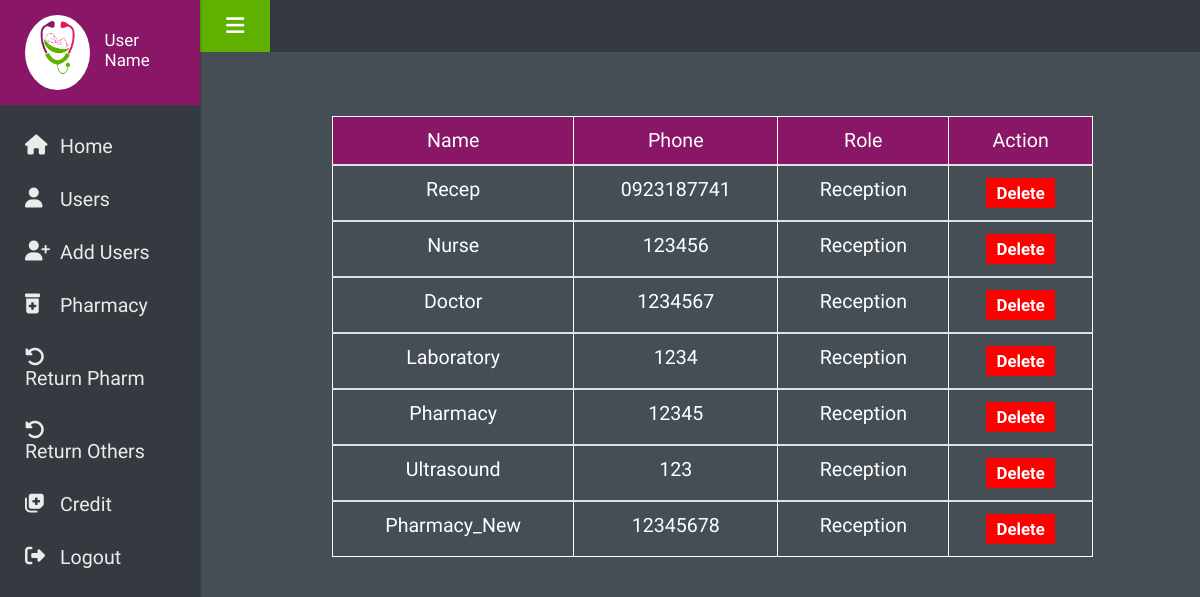
Screenshot of /Users/Admin/user.php (signed in) with the database file from the repository.
### tables this page shows
CREATE TABLE `users` (
  `id` int(50) NOT NULL,
  `name` varchar(50) NOT NULL,
  `phone` varchar(50) NOT NULL,
  `password` varchar(50) NOT NULL,
  `role` int(50) NOT NULL
);

### Users/Admin/user.php (the view, shortened to what this page needs)
<?php
require '../../backend/db.php';
?>
<!DOCTYPE html>
<html lang="en">
	<head>
		<link
			rel="stylesheet"
			href="https://cdnjs.cloudflare.com/ajax/libs/font-awesome/6.2.0/css/all.min.css"
		/>
		<link rel="stylesheet" href="../styles/bootstrap.min.css" />
		<link rel="stylesheet" href="../styles/style.css" />
		<link rel="stylesheet" href="../styles/responsive.css" />
		<link rel="stylesheet" href="../styles/bootstrap-select.css" />
		<link rel="stylesheet" href="../styles/perfect-scrollbar.css" />
		<link rel="stylesheet" href="../styles/custom.css" />
	</head>
	<body class="dashboard dashboard_1">
		<div class="full_container">
			<div class="inner_container">
				<nav id="sidebar">
					<div class="sidebar_blog_1">
						<div class="sidebar_user_info">
							<div class="user_profle_side">
								<div class="user_img">
									<img
										class="img-responsive"
										src="../../img/logo.png"
										alt="#"
									/>
								</div>
								<div class="user_info">
									<h6>User Name</h6>
								</div>
							</div>
						</div>
					</div>
					<div class="sidebar_blog_2">
						<?php
							include './side_nav.php';
						?>
					</div>
				</nav>
				<div id="content">
					<div class="topbar">
						<nav class="navbar navbar-expand-lg navbar-light">
							<div class="full">
								<button
									type="button"
									id="sidebarCollapse"
									class="sidebar_toggle"
								>
									<i class="fa-solid fa-bars"></i>
								</button>
							</div>
						</nav>
					</div>
					<div class="midde_cont">
						<div class="container-fluid">
						<div class="info">
						</div>
							<?php
								$phone = $_SESSION['user'];
								$sql = "SELECT * FROM `users` WHERE `phone` != '$phone'";
								$res = $conn->query($sql);
								echo "
								<table class='table'>
								<thead>
									<th>Name</th>
									<th>Phone</th>
									<th>Role</th>
                                    <th>Action</th>
								</thead>
								";
								if($res){
									while($row = $res->fetch_assoc()){
										$name = $row['name'];
										$phone = $row['phone'];
										$role_temp = $row['role'];
										$id = $row['id'];
										if($role_temp == 1){
											$role = 'Admin';
										}else if($role_temp == 2){
											$role = 'Reception';
										}
										echo "
										<tbody>
									<tr>
										<td data-label='Name'>$name</td>
										<td data-label='Phone'>$phone</td>
										<td data-label='Role'>$role</td>
										<td data-label='Action' class='delete'>
                                            <a href='../../backend/delete.php?id=$id'>Delete</a>
                                        </td>
									</tr>
								</tbody>
										";
									}
								}
							?>
							</table>
						</div>
					</div>
				</div>
			</div>
		</div>
	</body>
</html>

### Users/styles/style.css (style rules this page uses)
* { margin: 0; padding: 0; outline: none !important; box-sizing: border-box; }
html, body { color: #898989; font-size: 14px; font-family: 'Poppins', sans-serif; line-height: normal; font-weight: 300; overflow-x: hidden !important; }
a { color: #1f1f1f; text-decoration: none !important; outline: none !important; -webkit-transition: all .3s ease-in-out; -moz-transition: all .3s ease-in-out; -ms-transition: all .3s ease-in-out; -o-transition: all .3s ease-in-out; transition: all .3s ease-in-out; }
h1, h2, h3, h4, h5, h6 { letter-spacing: 0; font-weight: normal; position: relative; padding: 0; font-weight: normal; line-height: normal; color: #fff; margin: 0 }
.img-responsive { max-width: 100%; }
h6 { font-size: 13px }
a { color: #898989; text-decoration: none; outline: none; }
a, .btn { text-decoration: none !important; outline: none !important; -webkit-transition: all .3s ease-in-out; -moz-transition: all .3s ease-in-out; -ms-transition: all .3s ease-in-out; -o-transition: all .3s ease-in-out; transition: all .3s ease-in-out; }
button i { color: #fff; }
button, input, select, textarea, option { font-family: 'Poppins', sans-serif; }
.full { width: 100%; float: left; }
.full_container { width: 100%; max-width: 100%; padding: 0; margin: 0; }
.inner_container { padding: 0; margin: 0; display: flex; }
.topbar { position: fixed; width: 100%; padding-left: 200px; z-index: 2; top: 0; transition: ease all 0.3s; left: 0; }
.topbar .navbar { margin: 0; }
.sidebar_toggle { border: none; padding: 14px 26px 14px; font-size: 21px; margin-right: 0; cursor: pointer; float: left; }
i, span { display: inline-block; }
#sidebar { min-width: 200px; max-width: 200px; color: #fff; transition: all 0.3s; position: relative; z-index: 11; box-shadow: 0 0 3px 0px rgba(0, 0, 0, 0.4); float: left; width: 100%; position: fixed; height: 100%; overflow: auto; }
.sidebar_blog_1, .sidebar_blog_2, .sidebar_blog_3 { float: left; width: 100%; }
#content { width: 100%; min-height: 100vh; transition: ease all 0.3s; position: relative; padding: 60px 25px 25px 250px; }
.topbar .navbar { padding: 0; background: #15283c; border: none; border-radius: 0; }
.user_profle_side { display: flex; }
.sidebar_user_info { padding: 15px 25px; }
.user_img img { border-radius: 100% 100%; }
.user_info { margin: 0 0 0 15px; padding-top: 15px; }
.user_info h6 { font-size: 17px; font-weight: 500; color: #fff; letter-spacing: 0; }
.user_img { width: 75px; height: 75px; float: left; }
.table thead th { font-weight: 400; }

### Users/styles/perfect-scrollbar.css (style rules this page uses)
.ps { overflow: hidden !important; overflow-anchor: none; -ms-overflow-style: none; touch-action: auto; -ms-touch-action: auto; }

### Users/styles/custom.css (style rules this page uses)
* { margin: 0; padding: 0; box-sizing: border-box; font-family: "Dosis", sans-serif; }
a { text-decoration: none; }
.table { width: 85%; border-collapse: collapse; margin: 2rem auto; }
.table thead { border-radius: 10px; }
.table td, .table th { padding: 12px 15px; border: 1px solid #fff; text-align: center; font-size: 1.4rem; color: #fff; }
.table th { background-color: #8a1668; color: #fff; }
.table tbody tr a { color: #fff; font-weight: bold; font-size: 1.2rem; display: inline-block; }
body { font-family: "Dosis"; background-color: #454d55; }
.topbar .navbar { background: #343a40; }
#sidebar { background-color: #343a40; }
.sidebar_toggle { background-color: #60b000; }
.sidebar_user_info { background-color: #8a1668; }
.user_img { background-color: #fff; padding: 5px; border-radius: 50%; }
.delete a { background: red; padding: 5px 10px; }
.info { display: grid; place-items: center; }

### rows the page displays
users: name "Recep", phone "0923187741", role "Reception"
users: name "Nurse", phone "123456"
users: name "Doctor", phone "1234567"
users: name "Laboratory", phone "1234"
users: name "Pharmacy", phone "12345"
users: name "Ultrasound", phone "123"
users: name "Pharmacy_New", phone "12345678"
